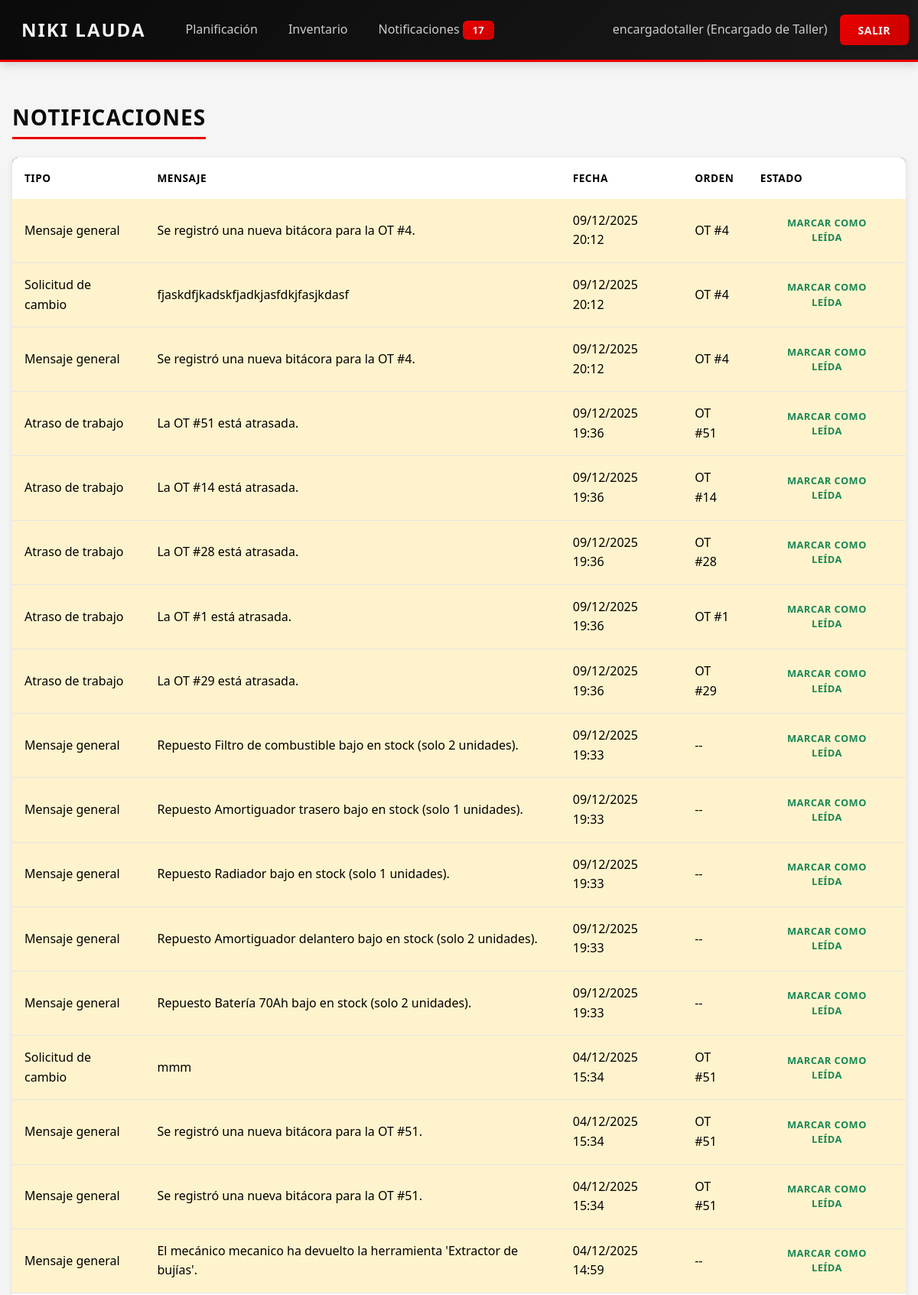
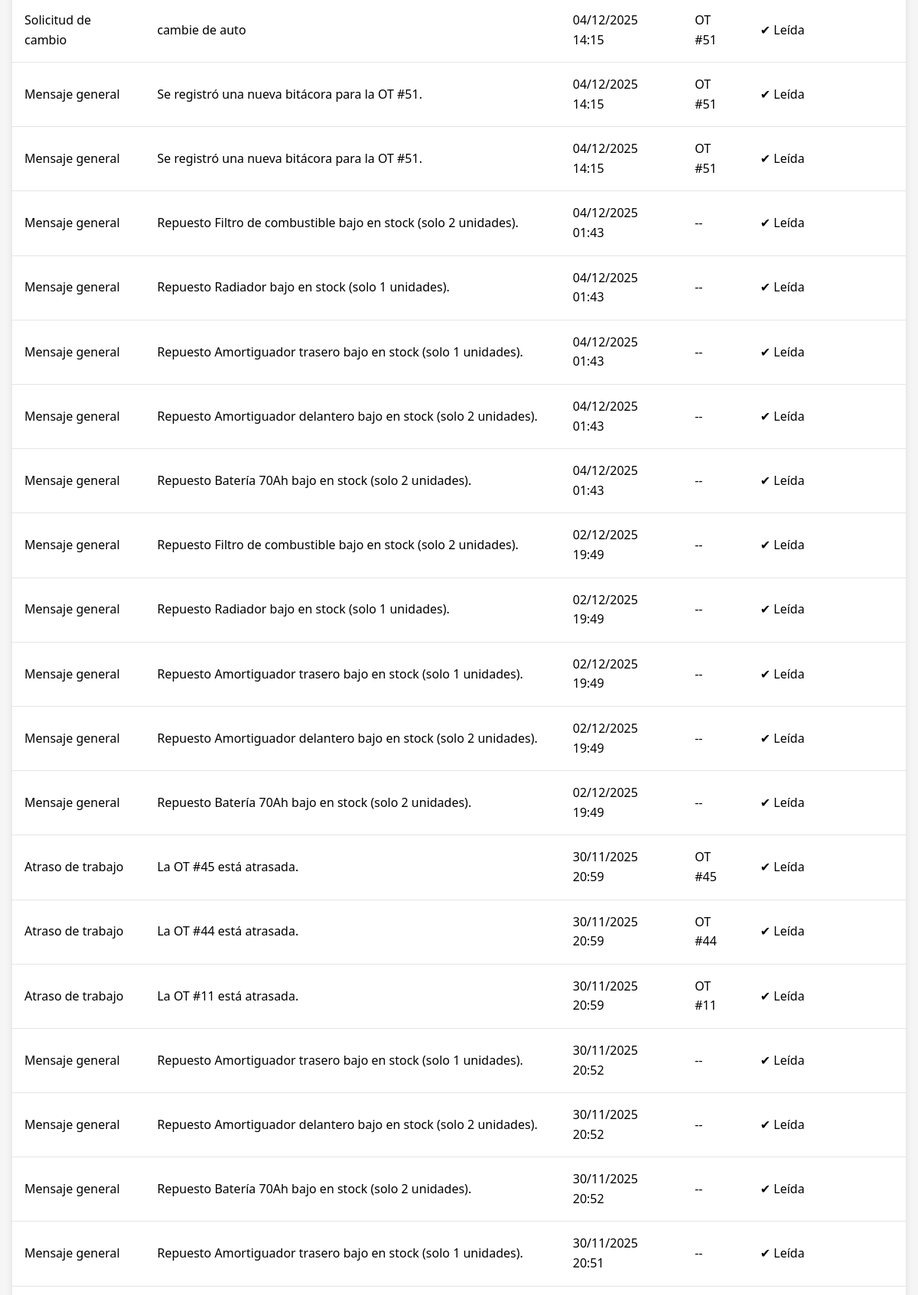
The page /notificaciones/ (signed in, upper part) on the database its author committed (2 pictures, top to bottom).
### core/models.py (models this page shows, shortened)
class PerfilUsuario(models.Model):
    usuario = models.OneToOneField(settings.AUTH_USER_MODEL, on_delete=models.CASCADE)
    rol = models.CharField(max_length=30, choices=RolUsuario.choices)

class Notificacion(models.Model):
    tipo = models.CharField(max_length=30, choices=TipoNotificacion.choices)
    orden = models.ForeignKey(
        OrdenTrabajo,
        on_delete=models.CASCADE,
        related_name="notificaciones",
        null=True,
        blank=True,
        help_text="Puede ser None para notificaciones generales (ej: stock bajo)"
    )
    emisor = models.ForeignKey(
        PerfilUsuario,
        on_delete=models.SET_NULL,
        null=True,
        related_name="notificaciones_enviadas",
        blank=True,
    )
    receptor = models.ForeignKey(
        PerfilUsuario,
        on_delete=models.SET_NULL,
        null=True,
        related_name="notificaciones_recibidas",
        blank=True,
    )
    mensaje = models.TextField()
    creada_en = models.DateTimeField(auto_now_add=True)
    leida = models.BooleanField(default=False)

class OrdenTrabajo(models.Model):
    PRIORIDAD_CHOICES = [
        ("BAJA", "Baja"),
        ("MEDIA", "Media"),
        ("ALTA", "Alta"),
    ]
    cliente = models.ForeignKey(Cliente, on_delete=models.PROTECT)
    vehiculo = models.ForeignKey(Vehiculo, on_delete=models.PROTECT)
    mecanico = models.ForeignKey(Mecanico, on_delete=models.SET_NULL, null=True, blank=True)
    zona_trabajo = models.ForeignKey(ZonaTrabajo, on_delete=models.SET_NULL, null=True, blank=True)
    fecha_ingreso = models.DateField()
    fecha_estimada_entrega = models.DateField(blank=True, null=True)
    fecha_entrega_real = models.DateField(blank=True, null=True)
    motivo_ingreso = models.CharField(max_length=200)
    descripcion_problema = models.TextField()
    observaciones_iniciales = models.TextField(blank=True, null=True)
    estado = models.ForeignKey(EstadoOT, on_delete=models.PROTECT)
    prioridad = models.CharField(max_length=10, choices=PRIORIDAD_CHOICES, default="MEDIA")
    en_lista_espera = models.BooleanField(
        default=False,
        help_text="True si la OT está en lista de espera (RF11)."
    )
    creado_en = models.DateTimeField(auto_now_add=True)
    actualizado_en = models.DateTimeField(auto_now=True)

### core/views.py (the view)
# urls.py: path("notificaciones/", views.notificaciones, name="notificaciones"),
@login_required
@requiere_perfil_usuario
def notificaciones(request):
    perfil = request.user.perfilusuario
    lista = Notificacion.objects.filter(
        receptor=perfil
    ).order_by("-creada_en")
    return render(request, "core/notificaciones/lista.html", {
        "notificaciones": lista
    })

### core/context_processors.py (called while the page is built)
def notificaciones(request):
    context = {
        'notif_no_leidas': 0,
    }
    if request.user.is_authenticated:
        try:
            perfil = request.user.perfilusuario
            context['notif_no_leidas'] = perfil.notificaciones_recibidas.filter(leida=False).count()
        except (PerfilUsuario.DoesNotExist, AttributeError):
            pass
    return context

### core/templates/core/notificaciones/lista.html
{% extends "core/base.html" %}
{% block content %}
<h3>Notificaciones</h3>
<table class="table table-hover">
    <thead>
        <tr>
            <th>Tipo</th>
            <th>Mensaje</th>
            <th>Fecha</th>
            <th>Orden</th>
            <th>Estado</th>
        </tr>
    </thead>
    <tbody>
        {% for n in notificaciones %}
        <tr class="{% if not n.leida %}table-warning{% endif %}">
            <td>{{ n.get_tipo_display }}</td>
            <td>{{ n.mensaje }}</td>
            <td>{{ n.creada_en|date:"d/m/Y H:i" }}</td>
            <td>
                {% if n.orden %}
                    OT #{{ n.orden.id }}
                {% else %}
                    --
                {% endif %}
            </td>
            <td>
                {% if n.leida %}
                    ✔ Leída
                {% else %}
                    <a href="{% url 'notificacion_leida' n.id %}"
                       class="btn btn-sm btn-outline-success">
                        Marcar como leída
                    </a>
                {% endif %}
            </td>
        </tr>
        {% empty %}
        <tr><td colspan="5" class="text-center">No tienes notificaciones.</td></tr>
        {% endfor %}
    </tbody>
</table>
{% endblock %}

### core/templates/core/navbar.html (shortened to what this page needs)
<nav class="navbar navbar-expand-lg navbar-dark bg-dark">
    <div class="container-fluid">
        <a class="navbar-brand" href="{% url 'dashboard' %}">Niki Lauda</a>
        <ul class="navbar-nav me-auto">
            {% if user.is_authenticated and user.perfilusuario %}
                {% if user.perfilusuario.rol == "ENCARGADO_TALLER" %}
                    <li class="nav-item">
                        <a class="nav-link" href="{% url 'planificacion' %}">Planificación</a>
                    </li>
                    <li class="nav-item">
                        <a class="nav-link" href="{% url 'inventario' %}">Inventario</a>
                    </li>
                {% endif %}
                <li class="nav-item">
                    <a class="nav-link" href="{% url 'notificaciones' %}">
                        Notificaciones
                        {% if notif_no_leidas > 0 %}
                            <span class="badge bg-danger">{{ notif_no_leidas }}</span>
                        {% endif %}
                    </a>
                </li>
            {% endif %}
        </ul>
        {% if user.is_authenticated %}
            <span class="navbar-text text-white me-3">
                {{ user.username }}{% if user.perfilusuario %} ({{ user.perfilusuario.get_rol_display }}){% endif %}
            </span>
            <a class="btn btn-danger" href="{% url 'logout' %}">Salir</a>
        {% else %}
            <a class="btn btn-primary" href="{% url 'login' %}">Iniciar Sesión</a>
            <a class="btn btn-outline-light ms-2" href="{% url 'registro' %}">Registrarse</a>
        {% endif %}
    </div>
</nav>

### core/static/core/style.css (style rules this page uses)
:root { --color-negro: #0A0A0A; --color-rojo: #EB0000; --color-blanco: #F5F5F5; --color-gris: #CCCCCC; --color-gris-oscuro: #333333; --color-gris-claro: #E5E5E5; --sombra-suave: 0 2px 8px rgba(0, 0, 0, 0.1); --sombra-media: 0 4px 12px rgba(0, 0, 0, 0.15); --sombra-fuerte: 0 6px 20px rgba(235, 0, 0, 0.2); --transicion: none; }
* { margin: 0; padding: 0; box-sizing: border-box; }
body { font-family: 'Segoe UI', Tahoma, Geneva, Verdana, sans-serif; background-color: var(--color-blanco); color: var(--color-negro); line-height: 1.6; min-height: 100vh; }
.navbar { background: linear-gradient(135deg, var(--color-negro) 0%, #1a1a1a 100%) !important; border-bottom: 3px solid var(--color-rojo); box-shadow: var(--sombra-media); padding: 0.75rem 0; }
.navbar-brand { font-weight: 700; font-size: 1.5rem; color: var(--color-blanco) !important; text-transform: uppercase; letter-spacing: 2px; padding: 0.5rem 1rem; }
.nav-link { color: var(--color-gris) !important; font-weight: 500; padding: 0.5rem 1rem !important; border-radius: 4px; margin: 0 0.25rem; }
.navbar-text { color: var(--color-gris) !important; font-weight: 500; }
.badge { background-color: var(--color-rojo) !important; color: var(--color-blanco) !important; padding: 0.25rem 0.5rem; border-radius: 12px; font-size: 0.75rem; font-weight: 600; }
.btn { border-radius: 6px; font-weight: 600; padding: 0.6rem 1.5rem; border: none; text-transform: uppercase; letter-spacing: 0.5px; font-size: 0.875rem; }
.btn-danger { background: linear-gradient(135deg, var(--color-rojo) 0%, #c80000 100%); color: var(--color-blanco); box-shadow: var(--sombra-suave); }
.btn-sm { padding: 0.4rem 1rem; font-size: 0.8rem; }
.table { background: var(--color-blanco); border-radius: 8px; overflow: hidden; box-shadow: var(--sombra-suave); }
.table thead { background: linear-gradient(135deg, var(--color-negro) 0%, #1a1a1a 100%); color: var(--color-blanco); }
.table thead th { border: none; padding: 1rem; font-weight: 600; text-transform: uppercase; letter-spacing: 0.5px; font-size: 0.85rem; }
.table tbody tr { border-bottom: 1px solid var(--color-gris-claro); }
.table tbody td { padding: 1rem; vertical-align: middle; }
.table-warning { background-color: rgba(255, 193, 7, 0.1) !important; }
h3 { color: var(--color-negro); font-weight: 700; margin-bottom: 1.5rem; text-transform: uppercase; letter-spacing: 1px; border-bottom: 3px solid var(--color-rojo); padding-bottom: 0.5rem; display: inline-block; }
.badge { padding: 0.4rem 0.8rem; border-radius: 6px; font-weight: 600; font-size: 0.8rem; text-transform: uppercase; letter-spacing: 0.5px; }
.bg-danger { background: linear-gradient(135deg, var(--color-rojo) 0%, #c80000 100%) !important; }
.me-3 { margin-right: 1rem !important; }
a { color: var(--color-rojo); text-decoration: none; }

### rows shown on the page
Notificacion: tipo "Mensaje general", mensaje "Se registró una nueva bitácora para la OT #4.", creada_en "09/12/2025 20:12", orden.id "4", leida "MARCAR COMO LEÍDA"
Notificacion: tipo "Solicitud de cambio", mensaje "fjaskdfjkadskfjadkjasfdkjfasjkdasf", creada_en "09/12/2025 20:12", orden.id "4", leida "MARCAR COMO LEÍDA"
Notificacion: tipo "Mensaje general", mensaje "Se registró una nueva bitácora para la OT #4.", creada_en "09/12/2025 20:12", orden.id "4", leida "MARCAR COMO LEÍDA"
Notificacion: tipo "Atraso de trabajo", mensaje "La OT #51 está atrasada.", creada_en "09/12/2025 19:36", orden.id "51", leida "MARCAR COMO LEÍDA"
Notificacion: tipo "Atraso de trabajo", mensaje "La OT #14 está atrasada.", creada_en "09/12/2025 19:36", orden.id "14", leida "MARCAR COMO LEÍDA"
Notificacion: tipo "Atraso de trabajo", mensaje "La OT #28 está atrasada.", creada_en "09/12/2025 19:36", orden.id "28", leida "MARCAR COMO LEÍDA"
Notificacion: tipo "Atraso de trabajo", mensaje "La OT #1 está atrasada.", creada_en "09/12/2025 19:36", orden.id "1", leida "MARCAR COMO LEÍDA"
Notificacion: tipo "Atraso de trabajo", mensaje "La OT #29 está atrasada.", creada_en "09/12/2025 19:36", orden.id "29", leida "MARCAR COMO LEÍDA"
Notificacion: tipo "Mensaje general", mensaje "Repuesto Filtro de combustible bajo en stock (solo 2 unidades).", creada_en "09/12/2025 19:33", leida "MARCAR COMO LEÍDA"
Notificacion: tipo "Mensaje general", mensaje "Repuesto Amortiguador trasero bajo en stock (solo 1 unidades).", creada_en "09/12/2025 19:33", leida "MARCAR COMO LEÍDA"
Notificacion: tipo "Mensaje general", mensaje "Repuesto Radiador bajo en stock (solo 1 unidades).", creada_en "09/12/2025 19:33", leida "MARCAR COMO LEÍDA"
Notificacion: tipo "Mensaje general", mensaje "Repuesto Amortiguador delantero bajo en stock (solo 2 unidades).", creada_en "09/12/2025 19:33", leida "MARCAR COMO LEÍDA"
Notificacion: tipo "Mensaje general", mensaje "Repuesto Batería 70Ah bajo en stock (solo 2 unidades).", creada_en "09/12/2025 19:33", leida "MARCAR COMO LEÍDA"
Notificacion: tipo "Solicitud de cambio", mensaje "mmm", creada_en "04/12/2025 15:34", orden.id "51", leida "MARCAR COMO LEÍDA"
Notificacion: tipo "Mensaje general", mensaje "Se registró una nueva bitácora para la OT #51.", creada_en "04/12/2025 15:34", orden.id "51", leida "MARCAR COMO LEÍDA"
Notificacion: tipo "Mensaje general", mensaje "Se registró una nueva bitácora para la OT #51.", creada_en "04/12/2025 15:34", orden.id "51", leida "MARCAR COMO LEÍDA"
Notificacion: tipo "Mensaje general", mensaje "El mecánico mecanico ha devuelto la herramienta 'Extractor de bujías'.", creada_en "04/12/2025 14:59", leida "MARCAR COMO LEÍDA"
Notificacion: tipo "Solicitud de cambio", mensaje "cambie de auto", creada_en "04/12/2025 14:15", orden.id "51", leida "✔ Leída"
Notificacion: tipo "Mensaje general", mensaje "Se registró una nueva bitácora para la OT #51.", creada_en "04/12/2025 14:15", orden.id "51", leida "✔ Leída"
Notificacion: tipo "Mensaje general", mensaje "Se registró una nueva bitácora para la OT #51.", creada_en "04/12/2025 14:15", orden.id "51", leida "✔ Leída"
Notificacion: tipo "Mensaje general", mensaje "Repuesto Filtro de combustible bajo en stock (solo 2 unidades).", creada_en "04/12/2025 01:43", leida "✔ Leída"
Notificacion: tipo "Mensaje general", mensaje "Repuesto Radiador bajo en stock (solo 1 unidades).", creada_en "04/12/2025 01:43", leida "✔ Leída"
Notificacion: tipo "Mensaje general", mensaje "Repuesto Amortiguador trasero bajo en stock (solo 1 unidades).", creada_en "04/12/2025 01:43", leida "✔ Leída"
Notificacion: tipo "Mensaje general", mensaje "Repuesto Amortiguador delantero bajo en stock (solo 2 unidades).", creada_en "04/12/2025 01:43", leida "✔ Leída"
Notificacion: tipo "Mensaje general", mensaje "Repuesto Batería 70Ah bajo en stock (solo 2 unidades).", creada_en "04/12/2025 01:43", leida "✔ Leída"
Notificacion: tipo "Mensaje general", mensaje "Repuesto Filtro de combustible bajo en stock (solo 2 unidades).", creada_en "02/12/2025 19:49", leida "✔ Leída"
Notificacion: tipo "Mensaje general", mensaje "Repuesto Radiador bajo en stock (solo 1 unidades).", creada_en "02/12/2025 19:49", leida "✔ Leída"
Notificacion: tipo "Mensaje general", mensaje "Repuesto Amortiguador trasero bajo en stock (solo 1 unidades).", creada_en "02/12/2025 19:49", leida "✔ Leída"
Notificacion: tipo "Mensaje general", mensaje "Repuesto Amortiguador delantero bajo en stock (solo 2 unidades).", creada_en "02/12/2025 19:49", leida "✔ Leída"
Notificacion: tipo "Mensaje general", mensaje "Repuesto Batería 70Ah bajo en stock (solo 2 unidades).", creada_en "02/12/2025 19:49", leida "✔ Leída"
Notificacion: tipo "Atraso de trabajo", mensaje "La OT #45 está atrasada.", creada_en "30/11/2025 20:59", orden.id "45", leida "✔ Leída"
Notificacion: tipo "Atraso de trabajo", mensaje "La OT #44 está atrasada.", creada_en "30/11/2025 20:59", orden.id "44", leida "✔ Leída"
Notificacion: tipo "Atraso de trabajo", mensaje "La OT #11 está atrasada.", creada_en "30/11/2025 20:59", orden.id "11", leida "✔ Leída"
Notificacion: tipo "Mensaje general", mensaje "Repuesto Amortiguador trasero bajo en stock (solo 1 unidades).", creada_en "30/11/2025 20:52", leida "✔ Leída"
Notificacion: tipo "Mensaje general", mensaje "Repuesto Amortiguador delantero bajo en stock (solo 2 unidades).", creada_en "30/11/2025 20:52", leida "✔ Leída"
Notificacion: tipo "Mensaje general", mensaje "Repuesto Batería 70Ah bajo en stock (solo 2 unidades).", creada_en "30/11/2025 20:52", leida "✔ Leída"
Notificacion: tipo "Mensaje general", mensaje "Repuesto Amortiguador trasero bajo en stock (solo 1 unidades).", creada_en "30/11/2025 20:51", leida "✔ Leída"

### other values the page prints
{{ notif_no_leidas }} "17"
{{ user.username }} "encargadotaller"
{{ user.perfilusuario.get_rol_display }} "Encargado de Taller"
